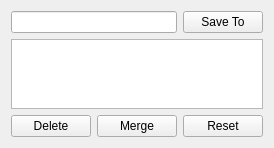
         <widget class="QWidget" name="scrollAreaWidgetContents_10">
          <property name="geometry">
           <rect>
            <x>0</x>
            <y>0</y>
            <width>255</width>
            <height>141</height>
           </rect>
          </property>
          <layout class="QGridLayout" name="gridLayout_14">
           <item row="4" column="1">
            <widget class="QPushButton" name="pushButton_merge">
             <property name="sizePolicy">
              <sizepolicy hsizetype="Minimum" vsizetype="Fixed">
               <horstretch>0</horstretch>
               <verstretch>0</verstretch>
              </sizepolicy>
             </property>
             <property name="text">
              <string>Merge</string>
             </property>
            </widget>
           </item>
           <item row="0" column="2">
            <widget class="QPushButton" name="pushButton_saveto">
             <property name="sizePolicy">
              <sizepolicy hsizetype="Minimum" vsizetype="Fixed">
               <horstretch>0</horstretch>
               <verstretch>0</verstretch>
              </sizepolicy>
             </property>
             <property name="text">
              <string>Save To</string>
             </property>
            </widget>
           </item>
           <item row="4" column="2">
            <widget class="QPushButton" name="pushButton_reset">
             <property name="sizePolicy">
              <sizepolicy hsizetype="Minimum" vsizetype="Fixed">
               <horstretch>0</horstretch>
               <verstretch>0</verstretch>
              </sizepolicy>
             </property>
             <property name="text">
              <string>Reset</string>
             </property>
            </widget>
           </item>
           <item row="4" column="0">
            <widget class="QPushButton" name="pushButton_delet">
             <property name="sizePolicy">
              <sizepolicy hsizetype="Minimum" vsizetype="Fixed">
               <horstretch>0</horstretch>
               <verstretch>0</verstretch>
              </sizepolicy>
             </property>
             <property name="text">
              <string>Delete</string>
             </property>
            </widget>
           </item>
           <item row="0" column="0" colspan="2">
            <widget class="QLineEdit" name="lineEdit_saveto"/>
           </item>
           <item row="1" column="0" colspan="3">
            <widget class="QListWidget" name="listWidget"/>
           </item>
          </layout>
         </widget>
